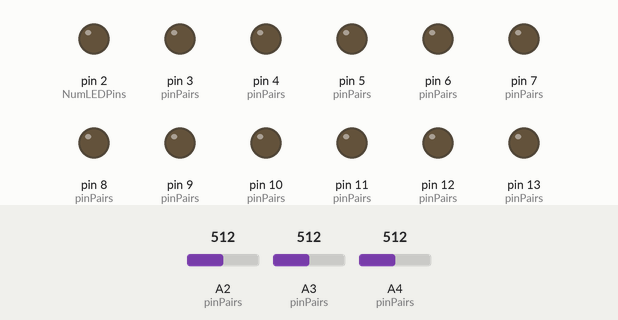
Recording of a sketch running on a simulated Arduino Mega 2560, built with avr-gcc and run on an emulated ATmega2560. Shown: output pins drawn as LEDs (lit = HIGH). The inputs (shaded band) are chosen by the test bench; at power-on: A2 (pinPairs) = 512, A3 (pinPairs) = 512, A4 (pinPairs) = 512. Random numbers use the default seed unless the sketch sets one.

Above: at 0.05 s.
At 0.22 s:
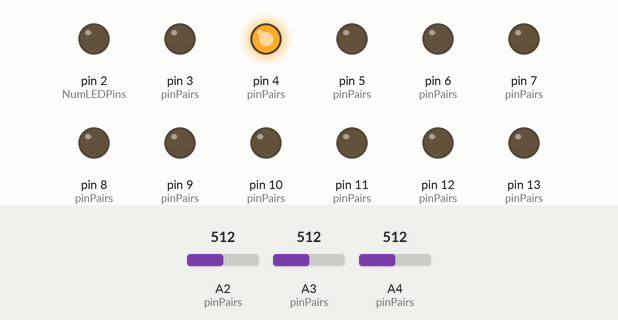
At 0.62 s:
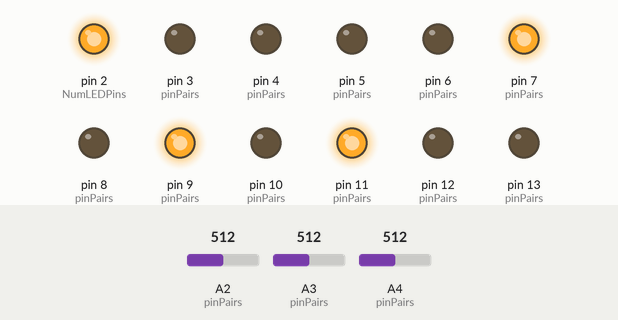
At 1.22 s:
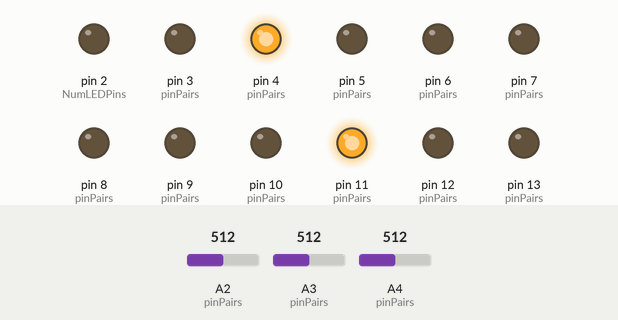
At 1.87 s:
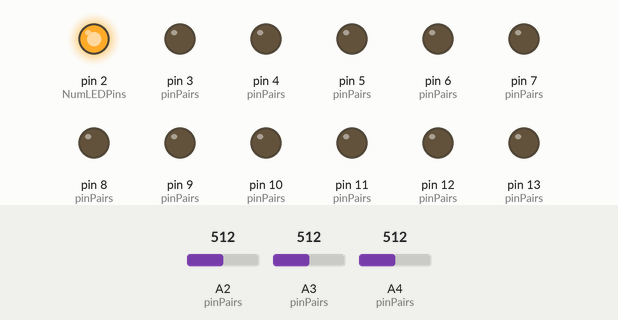
At 2.55 s:
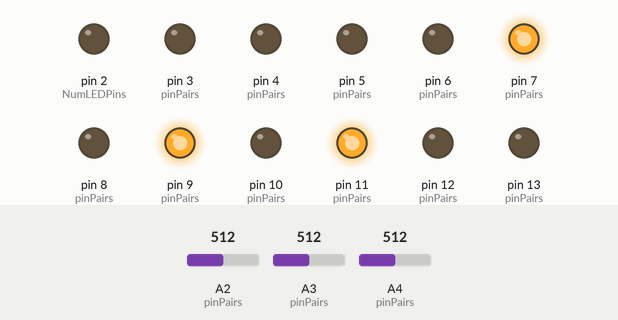
Timing chart, 0 to 3.0 s (numbered marks = the images above):
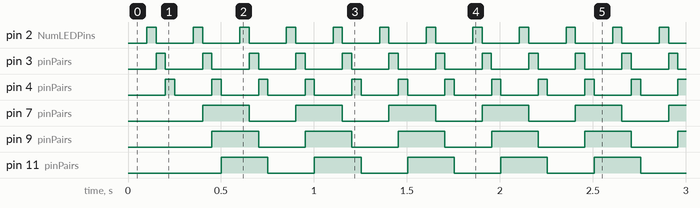

The sketch:

Cage_Work.ino
```cpp
#define NumPairs 3
#define NumLEDPins 2
#define CHECK_PIN_FREQ 100
#define PIN_IO_DELAY 50
#define ANALOG_HIGH 1020 //>1000 seems to be a valid signal connect
#define RAND_MAX NumPairs - 1
#define LOCK_RELAY_PIN A5
#define LOCK_RELAY_INIT LOW
#define NUM_VALID_READINGS 3

bool onOff = true;
bool gameWon = false;
bool winSequenceDone = false;
int highCounts[] = {0, 0, 0}; //TODO: FIX ME TO BE A VALUE IN THE STRUCT POINTER

int winConditions = 0;

typedef struct {
  int red;
  int blue;
  int green;
  //char colorName[];
} color;

struct LED
{
  int rPin;
  int gPin;
  int bPin;
  color color;
};

typedef struct
{
  int inPin;
  byte outPin;
  struct LED rgb;
} pinPair;

pinPair pinPairs[NumPairs] = {
  //RED Pair
  {A2, 2, {5, 6, 7}},
  //GREEN Pair
  {A3, 3, {8, 9, 10}},
  //BLUE Pair
  {A4, 4, {11, 12, 13}}
};


color colors[] = {
  //RED
  {255, 0, 0},
  //BLUE
  {0, 0, 255},
  //GREEN
  {0, 255, 0}/*,
  //YELLOW
  {255, 255, 0},

  {255, 0, 255},

  {255, 255, 255},

  {0, 255, 255}*/
};


void setup() {
  randomSeed(analogRead(1));
  //Serial.begin(9600);
  shuffleColors();
  for (int x = 0; x < NumPairs; x++) {
    ////Serial.println("Initiated pin");
    pinPair initiatePin = pinPairs[x];
    pinMode(initiatePin.outPin, OUTPUT);

    //Add a color
    pinPairs[x].rgb.color = colors[x];
    pinMode(initiatePin.inPin, INPUT);
  }
}

void loop() {
  //Check pin states
  if (!gameWon) {
    delay(CHECK_PIN_FREQ);

    onOff = !onOff;
    winConditions = 0;

    for (int x = 0; x < NumPairs; x++) {
      pinPair currentPin = pinPairs[x];
      ////Serial.println("----------BEGIN-------------");
      ////Serial.print("Reading Pin Pair: " );
      ////Serial.print(currentPin.inPin);
      ////Serial.print(", ");
      ////Serial.println(currentPin.outPin);


      bool currentCheck = checkLoop(currentPin, x);
      if (currentCheck) {
        ledOn(currentPin.rgb);
        winConditions++;
      }
      else {
        gameWon = false;
        pulse(currentPin.rgb);
      }
      ////Serial.print("Current State: ");
      ////Serial.println(currentCheck ? "ON" : "OFF");
      ////Serial.println("-----------END------------\n");
    }

    if (winConditions == NumPairs) {
      gameWon = true;
    }
  }
  else if (!winSequenceDone) {
    winSequence();
    //Serial.println("win sequence");
  }
}

bool checkLoop(pinPair &checkPin, int index) {

  bool success = false;
  //SET HIGHPIN
  digitalWrite(checkPin.outPin, HIGH);

  delay(PIN_IO_DELAY);

  //check if inputPin is High
  int readValue = analogRead(checkPin.inPin);
  ////Serial.println(readValue);
  if (readValue > ANALOG_HIGH) {
    highCounts[index]++;
    //Serial.print("HIGH READ PIN: ");
    //Serial.println(checkPin.inPin);
    //Serial.println(readValue);
    //Serial.print("Stored Highs: ");
    if (highCounts[index] >= NUM_VALID_READINGS) {
      //Serial.println(highCounts[index]);
      success = true;
    }
  }
  else {
    highCounts[index] = 0;
  }

  //TURN IT AT ALL OFF
  digitalWrite(checkPin.outPin, LOW);
  return success;
}

void winSequence() {
  pinMode(LOCK_RELAY_PIN, OUTPUT);
  analogWrite(LOCK_RELAY_PIN, !LOCK_RELAY_INIT);
  winSequenceDone = true;
}


void shuffleColors() {
  const int colorCount = sizeof colors / sizeof colors[0];
  for (int i = 0; i < colorCount; i++) {
    int n = random(0, colorCount);  // Integer from 0 to colorCount-1
    color temp = colors[n];
    colors[n] =  colors[i];
    colors[i] = temp;
  }
}

void ledOn(LED led) {
  pinMode(led.rPin,   OUTPUT);
  pinMode(led.gPin, OUTPUT);
  pinMode(led.bPin,  OUTPUT);
  analogWrite(led.rPin, led.color.red);
  analogWrite(led.gPin, led.color.green );
  analogWrite(led.bPin, led.color.blue);
}

void ledOff(LED led) {
  analogWrite(led.rPin, LOW);
  analogWrite(led.gPin, LOW);
  analogWrite(led.bPin, LOW);
}

void pulse(LED led) {
  onOff ? ledOn(led) : ledOff(led);
}
```

Measured:
- by itself, pin 2 (NumLEDPins), pin 3 (pinPairs), pin 4 (pinPairs): alternates HIGH for 0.05 s and LOW for 0.20 s
- by itself, pin 7 (pinPairs), pin 9 (pinPairs), pin 11 (pinPairs): alternates HIGH for 0.25 s and LOW for 0.25 s
